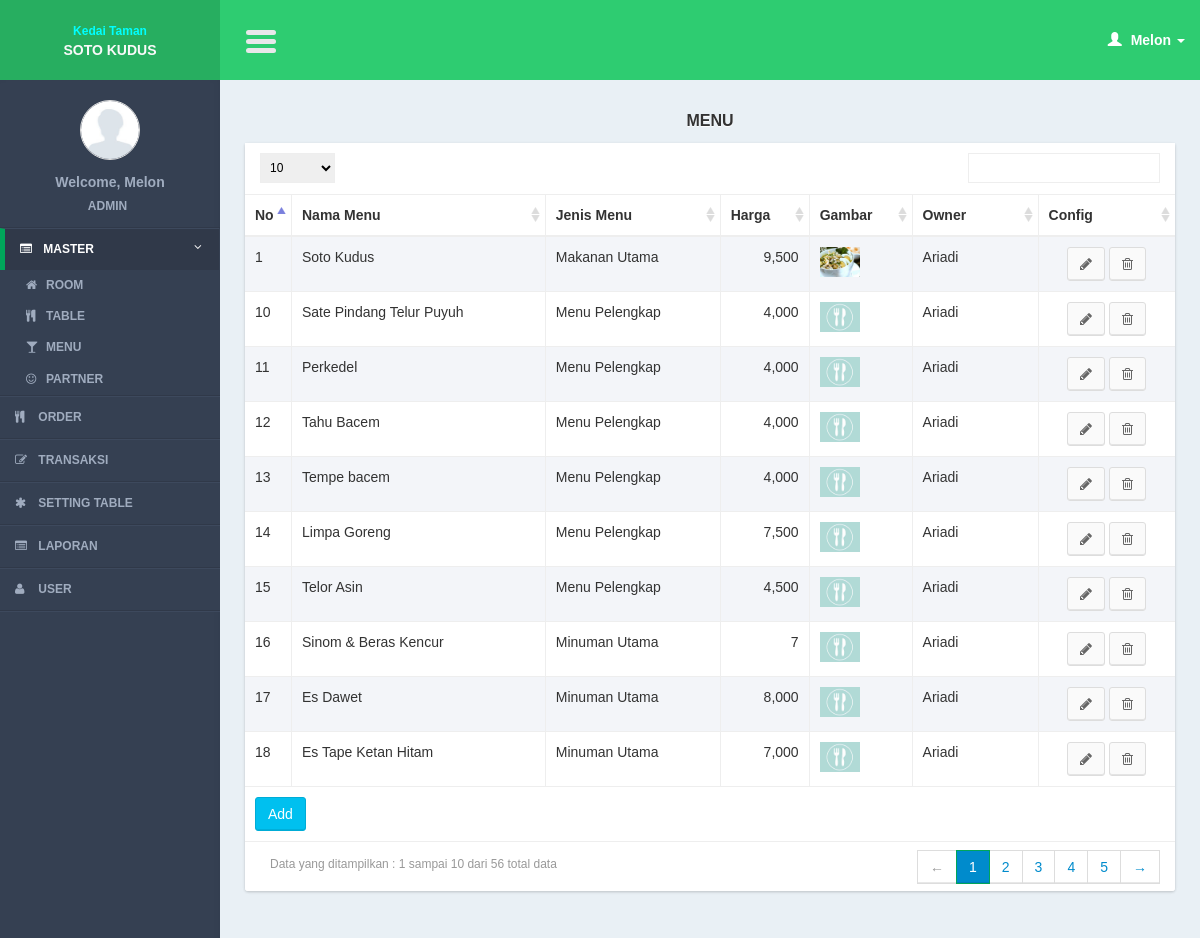
Before: /controllers/menu.php?page=list (signed in) with the older database file.
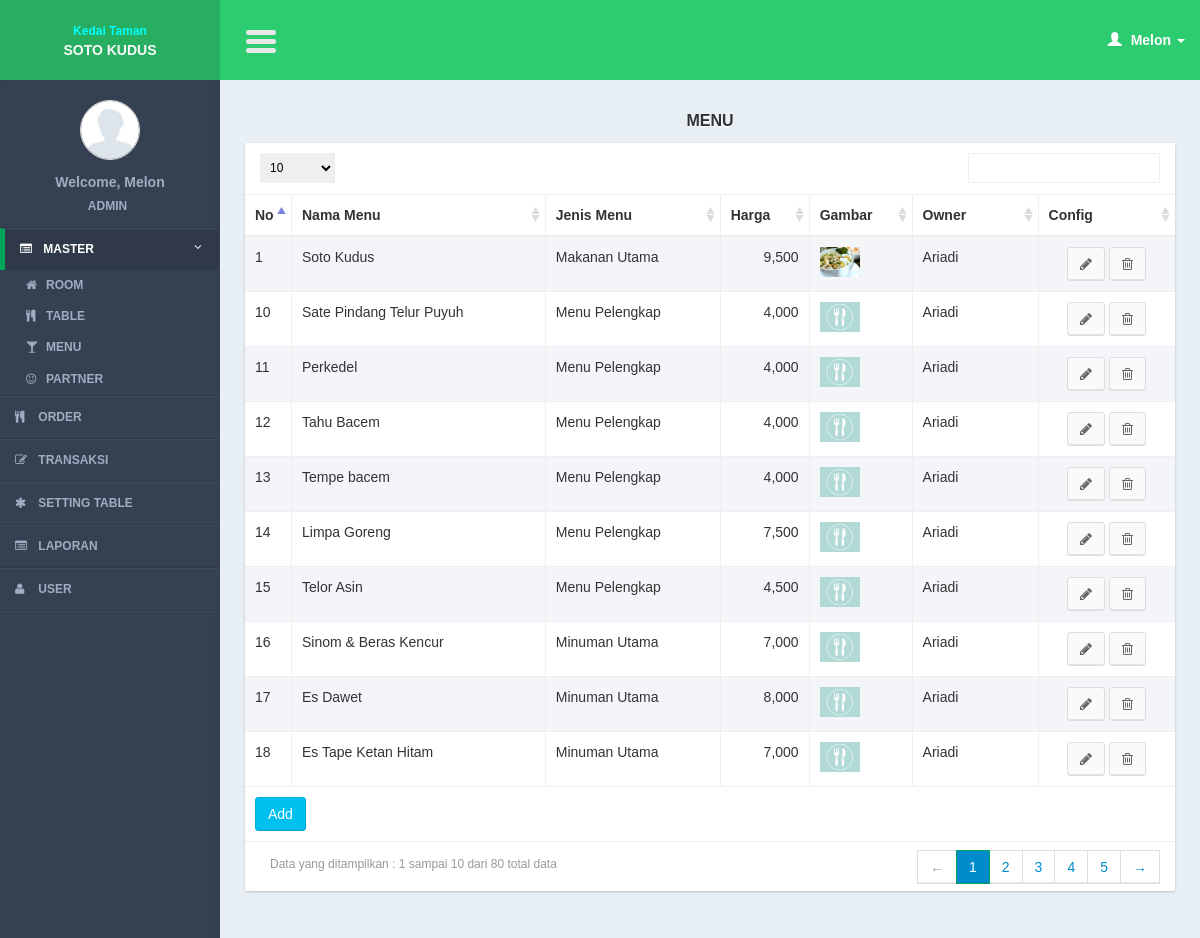
After: the same page with the newer database file.
### tables this page shows
CREATE TABLE IF NOT EXISTS `menus` (
`menu_id` int(11) NOT NULL,
  `menu_type_id` int(11) NOT NULL,
  `menu_name` varchar(100) NOT NULL,
  `menu_original_price` int(11) NOT NULL,
  `menu_margin_price` int(11) NOT NULL,
  `menu_price` int(11) NOT NULL,
  `menu_img` text NOT NULL,
  `partner_id` int(11) NOT NULL
);

CREATE TABLE IF NOT EXISTS `menu_types` (
`menu_type_id` int(11) NOT NULL,
  `menu_type_name` varchar(100) NOT NULL
);

CREATE TABLE IF NOT EXISTS `partners` (
`partner_id` int(11) NOT NULL,
  `partner_name` varchar(100) NOT NULL
);

### models/menu_model.php (called while the page is built, shortened)
<?php
function select(){
	$query = mysql_query("select a.* , b.menu_type_name, c.partner_name
							from menus a
							join menu_types b on b.menu_type_id = a.menu_type_id
							join partners c on c.partner_id = a.partner_id
							order by menu_id");
	return $query;
}
?>

### views/menu/list.php (the view, shortened to what this page needs)
     <section class="content">
         <div class="row">
             <div class="col-xs-12">
                  <div class="title_page"> <?= $title ?></div>
                 <div class="box">
                     <div class="box-body2 table-responsive">
                         <table id="example1" class="table table-bordered table-striped">
                             <thead>
                                 <tr>
                                 <th width="5%">No</th>
                                     <th>Nama Menu</th>
                                     <th>Jenis Menu</th>
                                       <th>Harga</th>
                                        <th>Gambar</th>
                                        <th>Owner</th>
                                        <th>Config</th>
                                 </tr>
                             </thead>
                             <tbody>
                                 <?php
                                $no = 1;
                                 while($row = mysql_fetch_array($query)){
                                 ?>
                                 <tr>
                                 <td><?= $no?></td>
                                    <td><?= $row['menu_name']?></td>
                                     <td><?= $row['menu_type_name']?></td>
                                     <td><?= tool_format_number($row['menu_price'])?></td>
                                     <?php
		$gambar = ($row['menu_img']) ? $row['menu_img'] : "default.jpg";
		?>
                                      <td><img src="../img/menu/<?= $gambar?>" height="30" /></td>
                                    <td><?= $row['partner_name']?></td>
                                   <td style="text-align:center;">
                                         <a href="menu.php?page=form&id=<?= $row['menu_id']?>" class="btn btn-default" ><i class="fa fa-pencil"></i></a>
                                         <a href="javascript:void(0)" onclick="confirm_delete(<?= $row['menu_id']; ?>,'menu.php?page=delete&id=')" class="btn btn-default" ><i class="fa fa-trash-o"></i></a>
                                     </td>
                                 </tr>
                                 <?php
$no++;
                                 }
                                 ?>
                             </tbody>
                               <tfoot>
                                 <tr>
                                     <td colspan="10"><a href="<?= $add_button ?>" class="btn btn-info " >Add</a></td>
                                 </tr>
                             </tfoot>
                         </table>
                     </div>
                 </div>
             </div>
         </div>
     </section>

### lib/function.php (shortened to what this page needs)
<?php
function get_header($title = ""){
	include '../views/layout/header.php';
}
function get_footer($query_find = 0){
	include '../views/layout/footer.php';
}
function tool_format_number($data){
	$data = number_format($data, 0);
	$data = "<div style='text-align:right'>".$data."</div>";
	return $data;
}
	?>

Changed rows visible on the page:
changed menus "Sinom & Beras Kencur": menu_price "7" → "7,000"
Other visible differences:
text written by a page script: "Data yang ditampilkan : 1 sampai 10 dari 56 total data ← 1 2 3 4 5 →" → "Data yang ditampilkan : 1 sampai 10 dari 80 total data ← 1 2 3 4 5 →"
